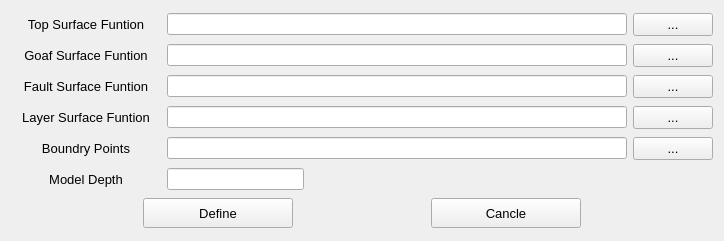
<?xml version="1.0" encoding="UTF-8"?>
<ui version="4.0">
 <class>chooseImplicitFunction</class>
 <widget class="QWidget" name="chooseImplicitFunction">
  <property name="geometry">
   <rect>
    <x>0</x>
    <y>0</y>
    <width>724</width>
    <height>241</height>
   </rect>
  </property>
  <property name="windowTitle">
   <string>chooseImplicitFunction</string>
  </property>
  <layout class="QHBoxLayout" name="horizontalLayout_8">
   <item>
    <layout class="QVBoxLayout" name="verticalLayout">
     <item>
      <layout class="QHBoxLayout" name="horizontalLayout">
       <item>
        <widget class="QLabel" name="label">
         <property name="minimumSize">
          <size>
           <width>150</width>
           <height>0</height>
          </size>
         </property>
         <property name="font">
          <font>
           <pointsize>10</pointsize>
          </font>
         </property>
         <property name="layoutDirection">
          <enum>Qt::LeftToRight</enum>
         </property>
         <property name="text">
          <string>Top Surface Funtion</string>
         </property>
         <property name="textFormat">
          <enum>Qt::AutoText</enum>
         </property>
         <property name="alignment">
          <set>Qt::AlignCenter</set>
         </property>
         <property name="indent">
          <number>0</number>
         </property>
        </widget>
       </item>
       <item>
        <widget class="QLineEdit" name="TopSurfPathlineEdit"/>
       </item>
       <item>
        <widget class="QPushButton" name="TopSurfPathpushButton">
         <property name="font">
          <font>
           <pointsize>10</pointsize>
          </font>
         </property>
         <property name="text">
          <string>...</string>
         </property>
        </widget>
       </item>
      </layout>
     </item>
     <item>
      <layout class="QHBoxLayout" name="horizontalLayout_5">
       <item>
        <widget class="QLabel" name="label_2">
         <property name="minimumSize">
          <size>
           <width>150</width>
           <height>0</height>
          </size>
         </property>
         <property name="font">
          <font>
           <pointsize>10</pointsize>
          </font>
         </property>
         <property name="layoutDirection">
          <enum>Qt::LeftToRight</enum>
         </property>
         <property name="text">
          <string>Goaf Surface Funtion</string>
         </property>
         <property name="textFormat">
          <enum>Qt::AutoText</enum>
         </property>
         <property name="alignment">
          <set>Qt::AlignCenter</set>
         </property>
         <property name="indent">
          <number>0</number>
         </property>
        </widget>
       </item>
       <item>
        <widget class="QLineEdit" name="GoafSurfPathlineEdit"/>
       </item>
       <item>
        <widget class="QPushButton" name="GoafSurfPathpushButton">
         <property name="font">
          <font>
           <pointsize>10</pointsize>
          </font>
         </property>
         <property name="text">
          <string>...</string>
         </property>
        </widget>
       </item>
      </layout>
     </item>
     <item>
      <layout class="QHBoxLayout" name="horizontalLayout_6">
       <item>
        <widget class="QLabel" name="label_3">
         <property name="minimumSize">
          <size>
           <width>150</width>
           <height>0</height>
          </size>
         </property>
         <property name="font">
          <font>
           <pointsize>10</pointsize>
          </font>
         </property>
         <property name="layoutDirection">
          <enum>Qt::LeftToRight</enum>
         </property>
         <property name="text">
          <string>Fault Surface Funtion</string>
         </property>
         <property name="textFormat">
          <enum>Qt::AutoText</enum>
         </property>
         <property name="alignment">
          <set>Qt::AlignCenter</set>
         </property>
         <property name="indent">
          <number>0</number>
         </property>
        </widget>
       </item>
       <item>
        <widget class="QLineEdit" name="FaultSurfPathlineEdit"/>
       </item>
       <item>
        <widget class="QPushButton" name="FaultSurfPathpushButton">
         <property name="font">
          <font>
           <pointsize>10</pointsize>
          </font>
         </property>
         <property name="text">
          <string>...</string>
         </property>
        </widget>
       </item>
      </layout>
     </item>
     <item>
      <layout class="QHBoxLayout" name="horizontalLayout_7">
       <item>
        <widget class="QLabel" name="label_4">
         <property name="minimumSize">
          <size>
           <width>150</width>
           <height>0</height>
          </size>
         </property>
         <property name="font">
          <font>
           <pointsize>10</pointsize>
          </font>
         </property>
         <property name="layoutDirection">
          <enum>Qt::LeftToRight</enum>
         </property>
         <property name="text">
          <string>Layer Surface Funtion</string>
         </property>
         <property name="textFormat">
          <enum>Qt::AutoText</enum>
         </property>
         <property name="alignment">
          <set>Qt::AlignCenter</set>
         </property>
         <property name="indent">
          <number>0</number>
         </property>
        </widget>
       </item>
       <item>
        <widget class="QLineEdit" name="LayerSurfPathlineEdit"/>
       </item>
       <item>
        <widget class="QPushButton" name="LayerSurfPathpushButton">
         <property name="font">
          <font>
           <pointsize>10</pointsize>
          </font>
         </property>
         <property name="text">
          <string>...</string>
         </property>
        </widget>
       </item>
      </layout>
     </item>
     <item>
      <layout class="QHBoxLayout" name="horizontalLayout_2">
       <item>
        <widget class="QLabel" name="label_6">
         <property name="minimumSize">
          <size>
           <width>150</width>
           <height>0</height>
          </size>
         </property>
         <property name="font">
          <font>
           <pointsize>10</pointsize>
          </font>
         </property>
         <property name="layoutDirection">
          <enum>Qt::LeftToRight</enum>
         </property>
         <property name="text">
          <string>Boundry Points</string>
         </property>
         <property name="textFormat">
          <enum>Qt::AutoText</enum>
         </property>
         <property name="alignment">
          <set>Qt::AlignCenter</set>
         </property>
         <property name="indent">
          <number>0</number>
         </property>
        </widget>
       </item>
       <item>
        <widget class="QLineEdit" name="BPPathlineEdit"/>
       </item>
       <item>
        <widget class="QPushButton" name="BPPathpushButton">
         <property name="font">
          <font>
           <pointsize>10</pointsize>
          </font>
         </property>
         <property name="text">
          <string>...</string>
         </property>
        </widget>
       </item>
      </layout>
     </item>
     <item>
      <layout class="QHBoxLayout" name="horizontalLayout_3">
       <item>
        <widget class="QLabel" name="label_5">
         <property name="minimumSize">
          <size>
           <width>150</width>
           <height>0</height>
          </size>
         </property>
         <property name="font">
          <font>
           <pointsize>10</pointsize>
          </font>
         </property>
         <property name="layoutDirection">
          <enum>Qt::LeftToRight</enum>
         </property>
         <property name="text">
          <string>Model Depth</string>
         </property>
         <property name="textFormat">
          <enum>Qt::AutoText</enum>
         </property>
         <property name="alignment">
          <set>Qt::AlignCenter</set>
         </property>
         <property name="indent">
          <number>0</number>
         </property>
        </widget>
       </item>
       <item>
        <widget class="QLineEdit" name="ModelDepthlineEdit"/>
       </item>
       <item>
        <spacer name="horizontalSpacer_3">
         <property name="orientation">
          <enum>Qt::Horizontal</enum>
         </property>
         <property name="sizeHint" stdset="0">
          <size>
           <width>40</width>
           <height>20</height>
          </size>
         </property>
        </spacer>
       </item>
       <item>
        <spacer name="horizontalSpacer_2">
         <property name="orientation">
          <enum>Qt::Horizontal</enum>
         </property>
         <property name="sizeHint" stdset="0">
          <size>
           <width>40</width>
           <height>20</height>
          </size>
         </property>
        </spacer>
       </item>
       <item>
        <spacer name="horizontalSpacer">
         <property name="orientation">
          <enum>Qt::Horizontal</enum>
         </property>
         <property name="sizeHint" stdset="0">
          <size>
           <width>40</width>
           <height>20</height>
          </size>
         </property>
        </spacer>
       </item>
      </layout>
     </item>
     <item>
      <layout class="QHBoxLayout" name="horizontalLayout_4">
       <item>
        <spacer name="horizontalSpacer_5">
         <property name="orientation">
          <enum>Qt::Horizontal</enum>
         </property>
         <property name="sizeHint" stdset="0">
          <size>
           <width>40</width>
           <height>20</height>
          </size>
         </property>
        </spacer>
       </item>
       <item>
        <widget class="QPushButton" name="Define">
         <property name="minimumSize">
          <size>
           <width>150</width>
           <height>30</height>
          </size>
         </property>
         <property name="font">
          <font>
           <pointsize>10</pointsize>
          </font>
         </property>
         <property name="text">
          <string>Define</string>
         </property>
        </widget>
       </item>
       <item>
        <spacer name="horizontalSpacer_4">
         <property name="orientation">
          <enum>Qt::Horizontal</enum>
         </property>
         <property name="sizeHint" stdset="0">
          <size>
           <width>40</width>
           <height>20</height>
          </size>
         </property>
        </spacer>
       </item>
       <item>
        <widget class="QPushButton" name="Cancle">
         <property name="minimumSize">
          <size>
           <width>150</width>
           <height>30</height>
          </size>
         </property>
         <property name="font">
          <font>
           <pointsize>10</pointsize>
          </font>
         </property>
         <property name="text">
          <string>Cancle</string>
         </property>
        </widget>
       </item>
       <item>
        <spacer name="horizontalSpacer_6">
         <property name="orientation">
          <enum>Qt::Horizontal</enum>
         </property>
         <property name="sizeHint" stdset="0">
          <size>
           <width>40</width>
           <height>20</height>
          </size>
         </property>
        </spacer>
       </item>
      </layout>
     </item>
    </layout>
   </item>
  </layout>
 </widget>
 <layoutdefault spacing="6" margin="11"/>
 <resources/>
 <connections/>
</ui>
